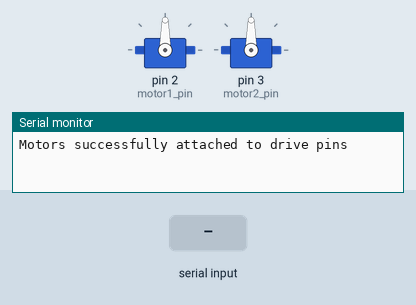
Bench run of a sketch on a simulated Arduino Leonardo, built with avr-gcc and run on an emulated ATmega32U4. Parts: 2 × servo, the last lines printed to the serial monitor. The inputs (shaded band) are chosen by the test bench.

Above: at 1.2 s.
1.3 s: "i" received over Serial
At 1.6 s:
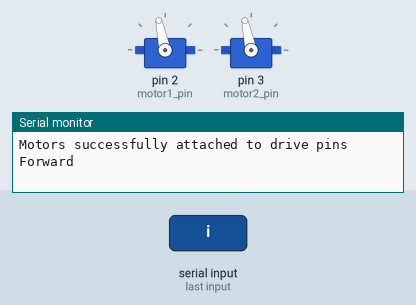
2.8 s: byte 106 ('j') received over Serial
At 3.9 s:
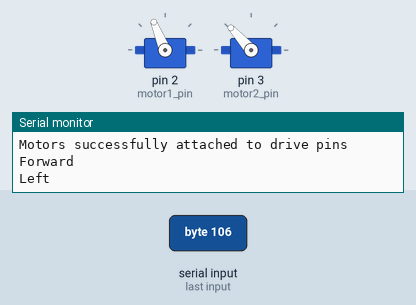
4.3 s: "k" received over Serial
At 5.1 s:
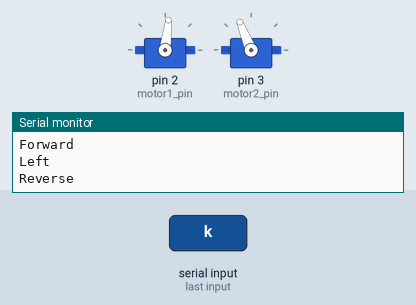
5.8 s: "l" received over Serial
At 6.2 s:
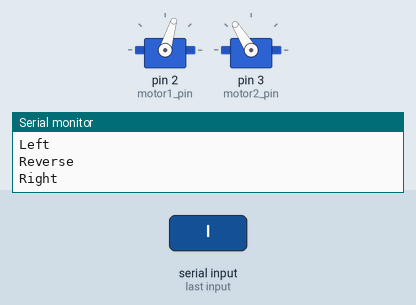
7.3 s: byte 110 ('n') received over Serial
At 8.5 s:
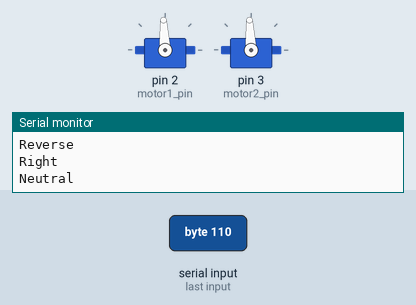
8.8 s: "I" received over Serial
At 9.7 s:
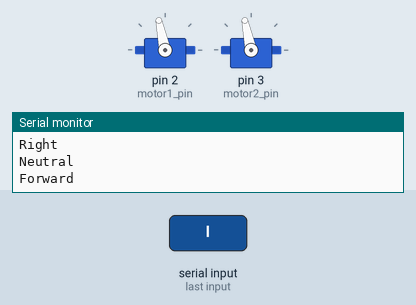
Timing chart, 0 to 11.3 s (numbered marks = the images above; inputs shaded):
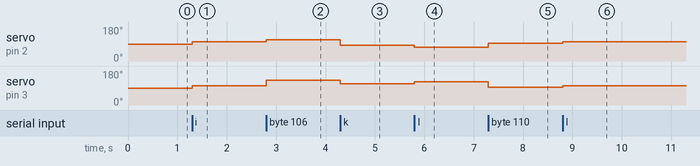

Measured:
- after the input at 1.3 s, servo on pin 2 (motor1_pin), servo on pin 3 (motor2_pin): 90° → 102° at once
- after the input at 2.8 s, servo on pin 2 (motor1_pin): 102° → 112° at once; servo on pin 3 (motor2_pin): 102° → 132° at once
- after the input at 4.3 s, servo on pin 2 (motor1_pin): 112° → 83° at once; servo on pin 3 (motor2_pin): 132° → 112° at once
- after the input at 5.8 s, servo on pin 2 (motor1_pin): 83° → 73° at once; servo on pin 3 (motor2_pin): 112° → 122° at once
- after the input at 7.3 s, servo on pin 2 (motor1_pin): 73° → 93° at once; servo on pin 3 (motor2_pin): 122° → 93° at once
- after the input at 8.8 s, servo on pin 2 (motor1_pin), servo on pin 3 (motor2_pin): 93° → 102° at once

The sketch:

U_test_driving_sketch_3_7_13.ino
```cpp
/*********************************************************************
  Written by Mitch Fynaardt
  Date: February 1, 2013
  Last Rev: February 9, 2013

  This sketch utilizes serial library to capture date from
  ArduIMU V3 and prints values back to the user. The Arduino Mega also
  captures user input via a hardware serial port and calculates a
  servo motor speed.
*********************************************************************/
#include <Servo.h>

//float parsed_IMU_data[3];                      // float array for storing the parsed IMU data.
//String IMU_input_string = "";                  // String to store the incoming data from the IMU
//byte commands[7] = {0,128,128,128,128,128,128};

// motor pin objects
#define motor1_pin 2
#define motor2_pin 3
//#define motor3_pin 4
//#define motor4_pin 5
//#define motor5_pin 6
//#define motor6_pin 7

// Servo objects to control servo motors
Servo motor1;
Servo motor2;
//Servo motor3;
//Servo motor4;
//Servo motor5;
//Servo motor6;

// Initialize motor speeds to neutral
int motor1_speed = 1500;  // Left axial motor

int motor2_speed = 1500;  // Right axial motor

//int motor3_speed = 1500;  // Strafing / Y axis motor
//
//int motor4_speed = 1500;  // Front and Left vertical motor
//
//int motor5_speed = 1500;  // Front and Right vertical motor
//
//int motor6_speed = 1500;  // Rear vertical motor

// loop tracking variables
//unsigned long last_time = 0;
//unsigned long loop_runs = 0;

// motor state tracker
boolean armed = false;

#define DEBUGGING 1                          // used to print debugging messages

void setup()
{
  Serial.begin(38400);
  Serial1.begin(38400);
//  IMU_input_string.reserve(38);
//  roll_string.reserve(10);
//  pitch_string.reserve(10);
//  yaw_string.reserve(10);

  motor_setup();
  #if DEBUGGING == 1
    if (motor_setup() == true)
    {
      Serial.println("Motors successfully attached to drive pins");
    } else {
      Serial.println("Motor pins not attached");
    }
  #endif
//  ESCArm();
}

void loop()
{
//  while( millis()- last_time > 300)
//  {
    //last_time = millis();
    //get_IMU_data();
    motor_driver( armed);
    //Serial1.flush();
  //}
  //Serial.print('?');
}

/*********************************************************************
  Function to read IMU values and make them useful for the Arduino MEGA
  Input: None
  Output: None
  *******************************************************************/
//void get_IMU_data()
//{
//  /* The if statement provides a condition for running the conversion. We
//     only want to run the conversion every half second in order to not be
//     swtiching the motor speeds constantly */
//  if( IMU_input_string.length() > 0)
//  {
//      // Next 6 statements are used to mark indeces of the delimiter characters
//      int colon_1 = IMU_input_string.indexOf(':');
//      int comma_1 = IMU_input_string.indexOf(',');
//
//      int colon_2 = IMU_input_string.indexOf(':',colon_1 + 1);
//      int comma_2 = IMU_input_string.indexOf(',',comma_1+1);
//
//      int colon_3 = IMU_input_string.indexOf(':',colon_2 + 1);
//      int star = IMU_input_string.indexOf('*',colon_2 + 1);
//
//      String roll_string = IMU_input_string.substring(colon_1+1,comma_1);
//      String pitch_string = IMU_input_string.substring(colon_2+1,comma_2);
//      String yaw_string = IMU_input_string.substring(colon_3+1,star);
//
//      // Conversion from strings to floating point numbers
//      parsed_IMU_data[0] = roll_string.toFloat();
//      parsed_IMU_data[1] = pitch_string.toFloat();
//      parsed_IMU_data[2] = yaw_string.toFloat();
//
//      IMU_input_string = "";
//
//      #if DEBUGGING == 1
//        Serial.println();
//        Serial.println();
//        Serial.print("loop run: ");
//        Serial.println(loop_runs);
//        loop_runs++;
//
//        Serial.println("Strings");
//        Serial.print("RLL:");
//        Serial.print(roll_string);
//        Serial.print(" PCH:");
//        Serial.print(pitch_string);
//        Serial.print(" YAW: ");
//        Serial.println(yaw_string);
//        Serial.println();
//
//        Serial.println("Floats");
//        Serial.print("RLL:");
//        Serial.print(parsed_IMU_data[0]);
//        Serial.print(" PCH:");
//        Serial.print(parsed_IMU_data[1]);
//        Serial.print(" YAW: ");
//        Serial.println(parsed_IMU_data[2]);
//      #endif
//  }
//}
/****************************************************************
  End IMU serial read module
****************************************************************/

/****************************************************************
  Motor module
  This function attaches motor pins and runs startup configurations
****************************************************************/
boolean motor_setup()
{
  motor1.attach(motor1_pin);
  motor2.attach(motor2_pin);
//  motor3.attach(motor3_pin);
//  motor4.attach(motor4_pin);
//  motor5.attach(motor5_pin);
//  motor6.attach(motor6_pin);
  return motor1.attached() && motor2.attached(); //&& motor3.attached() && motor4.attached() && motor5.attached() && motor6.attached();
}
/****************************************************************
  End Motor Module
****************************************************************/

/****************************************************************
  Motor Driver Module
  Input: Boolean - armed state of the servo motors
  Output: void
  This function starts and stops each motor according to input
  and IMU readings
****************************************************************/
void motor_driver( boolean& temp_armed)
{
  // storage variables which will be used to scale the motor speeds
//  float current_roll;
//  float current_pitch;
//  float current_yaw;
//  int max_user_input = 255;
//  int min_user_input = 0;

  // temp calibration variables
//  int roll_max = 200;
//  int pitch_max = 200;
//  int yaw_max = 200;
//  int x_max = 200;
//  int y_max = 500;
//  int z_max = 200;

    if( Serial.available())
    {
      char in_char = Serial.read();

      switch (in_char)
      {
        case 'a':
        case 'A':
          ESCArm();
          break;

        case 's':
        case 'S':
          Stop();
          break;

        case 'i':
        case 'I':
          motor1_speed = 1600;
          motor2_speed = 1600;
          motor1.writeMicroseconds(motor1_speed);
          motor2.writeMicroseconds(motor2_speed);
          Serial.println("Forward");
          break;

        case 'k':
        case 'K':
          motor1_speed = 1400;
          motor2_speed = 1700;
          motor1.writeMicroseconds(motor1_speed);
          motor2.writeMicroseconds(motor2_speed);
          Serial.println("Reverse");
          break;

        case 'l':
        case 'L':
          motor1_speed = 1300;
          motor2_speed = 1800;
          motor1.writeMicroseconds(motor1_speed);
          motor2.writeMicroseconds(motor2_speed);
          Serial.println("Right");
          break;

        case 'j':
        case 'J':
          motor1_speed = 1700;
          motor2_speed = 1900;
          motor1.writeMicroseconds(motor1_speed);
          motor2.writeMicroseconds(motor2_speed);
          Serial.println("Left");
          break;

        case 'n':
        case 'N':
          motor1_speed = 1500;
          motor2_speed = 1500;
          motor1.writeMicroseconds(motor1_speed);
          motor2.writeMicroseconds(motor2_speed);
          Serial.println("Neutral");
          break;

      }
    // ADD DESCRIPTORS ABOVE EACH MOTOR INDICATING WHICH DIRECTION EACH MAX VALUES DRIVES
//    int roll_speed = map(int(commands[1]), min_user_input, max_user_input, -roll_max, roll_max);
//    //
//    int pitch_speed = map(int(commands[2]), min_user_input, max_user_input, -pitch_max, pitch_max);
//    //
//    int yaw_speed = map(int(commands[3]), min_user_input, max_user_input, -yaw_max, yaw_max);
//    //
//    int x_speed = map(int(commands[4]), min_user_input, max_user_input, -x_max, x_max);
//    //
//    int y_speed = map(int(commands[5]), min_user_input, max_user_input, -y_max, y_max);
//    //
//    int z_speed = map(int(commands[6]), min_user_input, max_user_input, -z_max, z_max);

//    motor1_speed = 1500 + x_speed - yaw_speed;
//    motor2_speed = 1500 + x_speed + yaw_speed;
//    motor3_speed = 1500 + y_speed;
//    motor4_speed = 1500 + (0.5 * pitch_speed) + z_speed;
//    motor5_speed = 1500 + (0.5 * pitch_speed) + z_speed;
//    motor6_speed = 1500 - pitch_speed + z_speed;


//    motor1.writeMicroseconds(motor1_speed);
//    motor2.writeMicroseconds(motor2_speed);
//    motor3.writeMicroseconds(motor3_speed);
//    motor4.writeMicroseconds(motor4_speed);
//    motor5.writeMicroseconds(motor5_speed);
//    motor6.writeMicroseconds(motor6_speed);


//    // current role must be calculated to determine how much motors
//    // 4 and 5 must compensate
//    current_roll = parsed_IMU_data[0];
//    current_pitch = parsed_IMU_data[1];
//
//    // INSERT STATEMENT HERE THAT ADDS USER INPUT VARIABLE
//    // AND ADJUSTS THE ROLL VALUES APPROPRIATELY
//
//
//    // roll must be converted to an integer in order to be used in
//    // a map command
//    int current_roll_integer = int(current_roll);
//    int current_pitch_integer = int(current_pitch);
//
//    // for safety and because unpredictable inputs are always a
//    // factor the roll integer is constrained to a usable range
//    current_roll_integer = constrain(current_roll_integer, -180, 180);
//    current_pitch_integer = constrain(current_pitch_integer, -180, 180);
//
//    // roll values get mapped to usable ranges for the Servos
//    motor1_speed = map(current_roll_integer, -180, 180, 1300, 1700);
//    motor2_speed = map(current_roll_integer, 180, -180, 1300, 1700);
//
//    Serial.print("Servo Speeds: ");
//    Serial.print(motor1_speed);
//    Serial.print(" , ");
//    Serial.println(motor2_speed);
//
//    // if statement used to create a dead zone so that the sub
//    // doesn't continuously bounce back and forth
//    if( motor1_speed > 1490 && motor1_speed < 1510) {
//      motor1.writeMicroseconds(1500);
//      motor2.writeMicroseconds(1500);
//    } else {
//      motor1.writeMicroseconds(motor1_speed);
//      motor2.writeMicroseconds(motor2_speed);
//    }
  }
}
/****************************************************************
  End Motor Module
****************************************************************/

/****************************************************************
  ESCArm module
  This function arms the ESCs
****************************************************************/
void ESCArm()
{
  Serial.println("Arming ESC...");
  motor1.writeMicroseconds(1500);
  motor2.writeMicroseconds(1500);
  delay(1000);
  Serial.println("Done!");
  armed = true;
}
/****************************************************************
  End Motor Module
****************************************************************/

/****************************************************************
  Stop module
  This function disarms the ESCs
****************************************************************/
void Stop()
{
  Serial.println("Stopping");
  motor1.writeMicroseconds(1500);
  motor2.writeMicroseconds(1500);
  delay(1000);
  Serial.println("Stopped.");
  delay(100);
  armed = false;
}
/****************************************************************
  End Stop Module
****************************************************************/

/****************************************************************
  Serial Event Module
  Used to implement polling between the MEGA and the IMU
****************************************************************/
//void serialEvent1()
//{
//  String valid_chars = ".,:-1234567890";
//  if( IMU_input_string.length() == 0)
//  {
//    char in_char;
//
//    do
//    {
//      in_char = Serial1.read();
//    } while( in_char != '!');
//
//    while( in_char != '*')
//    {
//      in_char = Serial1.read();
//
//      for( int i = 0; i < valid_chars.length(); i++)
//      {
//        if( in_char == valid_chars[i])
//        {
//          IMU_input_string += in_char;
//          break;
//        }
//      }
//      if( in_char == '!')
//      {
//        break;
//      }
//    }
//  }
//}
/****************************************************************
  End Serial Event Module
****************************************************************/

/****************************************************************
  User Interface Interrupt
  Used to allow the user to drive the system
****************************************************************/
//void serialEvent()
//{
//  int length = Serial.read();
//  for( int i = 0; i < length; i++)
//  {
//    commands[i] = Serial.read();
//  }
//}
/****************************************************************
  End Serial Event Module
****************************************************************/
```
